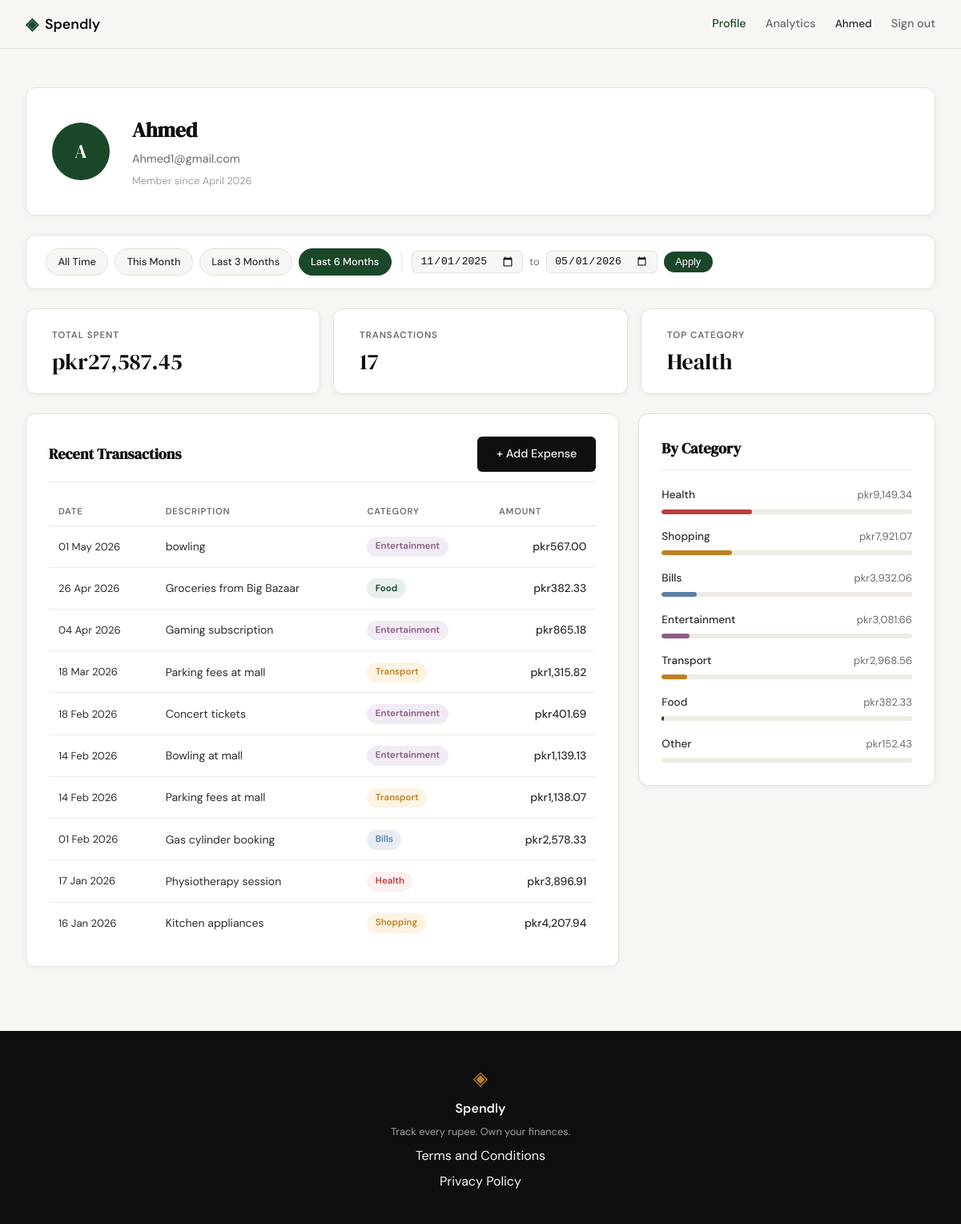
The page /profile?date_from=2025-11-01&date_to=2026-05-01 (signed in) on the database its author committed.
### tables this page shows
CREATE TABLE users (
            id INTEGER PRIMARY KEY AUTOINCREMENT,
            name TEXT NOT NULL,
            email TEXT UNIQUE NOT NULL,
            password_hash TEXT NOT NULL,
            created_at TEXT DEFAULT (datetime('now')));

CREATE TABLE expenses (
            id INTEGER PRIMARY KEY AUTOINCREMENT,
            user_id INTEGER NOT NULL REFERENCES users(id),
            amount REAL NOT NULL,
            category TEXT NOT NULL,
            date TEXT NOT NULL,
            description TEXT,
            created_at TEXT DEFAULT (datetime('now')));

### app.py (the view)
@app.route("/profile")
def profile():
    if not session.get("user_id"):
        return redirect(url_for("login"))
    uid = session["user_id"]
    today = date.today()
    date_from = _parse_date(request.args.get("date_from"))
    date_to = _parse_date(request.args.get("date_to"))
    if date_from and date_to and date_from > date_to:
        flash("Start date must be before end date.", "error")
        date_from = date_to = None
    today_str = today.isoformat()
    this_month_from = today.replace(day=1).isoformat()
    this_month_to = today.replace(
        day=calendar.monthrange(today.year, today.month)[1]
    ).isoformat()
    presets = {
        "this_month": {"date_from": this_month_from, "date_to": this_month_to},
        "last_3":     {"date_from": _months_ago(today, 3), "date_to": today_str},
        "last_6":     {"date_from": _months_ago(today, 6), "date_to": today_str},
    }
    return render_template(
        "profile.html",
        user=get_user_by_id(uid),
        stats=get_summary_stats(uid, date_from, date_to),
        expenses=get_recent_transactions(uid, date_from=date_from, date_to=date_to),
        categories=get_category_breakdown(uid, date_from, date_to),
        date_from=date_from,
        date_to=date_to,
        presets=presets,
    )

### app.py (called while the page is built)
def _parse_date(val):
    try:
        datetime.strptime(val, "%Y-%m-%d")
        return val
    except (ValueError, TypeError):
        return None

def _months_ago(today, n):
    m, y = today.month - n, today.year
    while m <= 0:
        m += 12
        y -= 1
    return date(y, m, 1).isoformat()

### database/db.py (called while the page is built)
def get_db():
    conn = sqlite3.connect(DB_PATH)
    conn.row_factory = sqlite3.Row
    conn.execute("PRAGMA foreign_keys = ON")
    return conn

### database/queries.py (called while the page is built)
def _build_date_filter(date_from, date_to):
    if date_from and date_to:
        return "AND date BETWEEN ? AND ?", [date_from, date_to]
    return "", []

def get_user_by_id(user_id):
    conn = get_db()
    row = conn.execute(
        "SELECT id, name, email, created_at FROM users WHERE id = ?",
        (user_id,),
    ).fetchone()
    conn.close()
    if row is None:
        return None
    name = row["name"]
    initials = "".join(w[0].upper() for w in name.split() if w)
    member_since = datetime.strptime(row["created_at"], "%Y-%m-%d %H:%M:%S").strftime("%B %Y")
    return {
        "name": name,
        "email": row["email"],
        "initials": initials,
        "member_since": member_since,
    }

def get_recent_transactions(user_id, limit=10, date_from=None, date_to=None):
    date_clause, date_params = _build_date_filter(date_from, date_to)
    params = [user_id] + date_params + [limit]
    conn = get_db()
    rows = conn.execute(
        "SELECT date, description, category, amount "
        "FROM expenses "
        "WHERE user_id = ? "
        + date_clause +
        " ORDER BY date DESC, id DESC "
        "LIMIT ?",
        params,
    ).fetchall()
    conn.close()
    return [
        {
            "date": datetime.strptime(row["date"], "%Y-%m-%d").strftime("%d %b %Y"),
            "description": row["description"],
            "category": row["category"],
            "amount": "{:,.2f}".format(row["amount"]),
        }
        for row in rows
    ]

### templates/profile.html (shortened to what this page needs)
{% extends "base.html" %}
{% block head %}
<link rel="stylesheet" href="{{ url_for('static', filename='css/profile.css') }}">
{% endblock %}
{% block content %}
<div class="profile-page">
    <div class="profile-inner">
        <div class="profile-header-card">
            <div class="profile-avatar">{{ user.initials }}</div>
            <div class="profile-info">
                <h1 class="profile-name">{{ user.name }}</h1>
                <p class="profile-email">{{ user.email }}</p>
                <p class="profile-since">Member since {{ user.member_since }}</p>
            </div>
        </div>
        <div class="filter-bar">
            <div class="filter-presets">
                <a href="{{ url_for('profile') }}"
                   class="filter-preset-btn{% if not date_from and not date_to %} filter-preset-btn--active{% endif %}">
                    All Time
                </a>
                <a href="{{ url_for('profile', date_from=presets.this_month.date_from, date_to=presets.this_month.date_to) }}"
                   class="filter-preset-btn{% if date_from == presets.this_month.date_from and date_to == presets.this_month.date_to %} filter-preset-btn--active{% endif %}">
                    This Month
                </a>
                <a href="{{ url_for('profile', date_from=presets.last_3.date_from, date_to=presets.last_3.date_to) }}"
                   class="filter-preset-btn{% if date_from == presets.last_3.date_from and date_to == presets.last_3.date_to %} filter-preset-btn--active{% endif %}">
                    Last 3 Months
                </a>
                <a href="{{ url_for('profile', date_from=presets.last_6.date_from, date_to=presets.last_6.date_to) }}"
                   class="filter-preset-btn{% if date_from == presets.last_6.date_from and date_to == presets.last_6.date_to %} filter-preset-btn--active{% endif %}">
                    Last 6 Months
                </a>
            </div>
            <form class="filter-form" method="GET" action="{{ url_for('profile') }}">
                <input type="date" name="date_from" class="filter-date-input"
                       value="{{ date_from or '' }}">
                <span class="filter-to-label">to</span>
                <input type="date" name="date_to" class="filter-date-input"
                       value="{{ date_to or '' }}">
                <button type="submit" class="filter-apply-btn">Apply</button>
            </form>
        </div>
        <div class="profile-stats">
            <div class="stat-card">
                <span class="stat-label">Total Spent</span>
                <span class="stat-value">pkr{{ stats.total }}</span>
            </div>
            <div class="stat-card">
                <span class="stat-label">Transactions</span>
                <span class="stat-value">{{ stats.count }}</span>
            </div>
            <div class="stat-card">
                <span class="stat-label">Top Category</span>
                <span class="stat-value">{{ stats.top_category }}</span>
            </div>
        </div>
        <div class="profile-grid">
            <div class="profile-section">
                <div class="section-title-row">
                    <h2 class="section-title">Recent Transactions</h2>
                    <a href="{{ url_for('add_expense') }}" class="btn-primary">+ Add Expense</a>
                </div>
                <div class="tx-table-wrapper">
                    <table class="tx-table">
                        <thead>
                            <tr>
                                <th>Date</th>
                                <th>Description</th>
                                <th>Category</th>
                                <th class="tx-amount-col">Amount</th>
                            </tr>
                        </thead>
                        <tbody>
                            {% for tx in expenses %}
                            <tr>
                                <td class="tx-date">{{ tx.date }}</td>
                                <td class="tx-desc">{{ tx.description }}</td>
                                <td>
                                    <span class="cat-badge cat-badge--{{ tx.category | lower }}">
                                        {{ tx.category }}
                                    </span>
                                </td>
                                <td class="tx-amount">pkr{{ tx.amount }}</td>
                            </tr>
                            {% endfor %}
                        </tbody>
                    </table>
                </div>
            </div>
            <div class="profile-section">
                <h2 class="section-title">By Category</h2>
                <div class="category-list">
                    {% for cat in categories %}
                    <div class="cat-row">
                        <div class="cat-row-header">
                            <span class="cat-row-name">{{ cat.name }}</span>
                            <span class="cat-row-amount">pkr{{ cat.amount }}</span>
                        </div>
                        <div class="cat-bar-track">
                            <div class="cat-bar cat-bar--{{ cat.name | lower }}"
                                 style="width: {{ cat.percent }}%"></div>
                        </div>
                    </div>
                    {% endfor %}
                </div>
            </div>
        </div>
    </div>
</div>
{% endblock %}

### templates/base.html (shortened to what this page needs)
<!DOCTYPE html>
<html lang="en">
<head>
    <link rel="stylesheet" href="{{ url_for('static', filename='css/style.css') }}">
    {% block head %}{% endblock %}
</head>
<body>
    <nav class="navbar">
        <div class="nav-inner">
            <a href="{{ url_for('landing') }}" class="nav-brand">
                <span class="brand-icon">◈</span>
                <span class="brand-name">Spendly</span>
            </a>
            <div class="nav-links">
                {% if session.user_id %}
                <a href="{{ url_for('profile') }}" class="{% if request.endpoint == 'profile' %}nav-link-active{% endif %}">Profile</a>
                <a href="{{ url_for('analytics') }}" class="{% if request.endpoint == 'analytics' %}nav-link-active{% endif %}">Analytics</a>
                <span class="nav-username">{{ session.user_name }}</span>
                <a href="{{ url_for('logout') }}">Sign out</a>
                {% else %}
                <a href="{{ url_for('login') }}">Sign in</a>
                <a href="{{ url_for('register') }}" class="nav-cta">Get started</a>
                {% endif %}
            </div>
        </div>
    </nav>
    <main class="main-content">
        {% block content %}{% endblock %}
    </main>
    <footer class="footer">
        <div class="footer-inner">
            <span class="brand-icon">◈</span>
            <span class="footer-name">Spendly</span>
            <p class="footer-copy">Track every rupee. Own your finances.</p>
            <a href="/terms">Terms and Conditions</a>
            <a href="/privacy">Privacy Policy</a>
        </div>
    </footer>
</body>
</html>

### static/css/style.css (style rules this page uses)
:root { --ink: #0f0f0f; --ink-soft: #2d2d2d; --ink-muted: #6b6b6b; --ink-faint: #a0a0a0; --paper: #f7f6f3; --paper-warm: #f0ede6; --paper-card: #ffffff; --accent: #1a472a; --accent-light: #e8f0eb; --accent-2: #c17f24; --accent-2-light: #fdf3e3; --danger: #c0392b; --danger-light: #fdecea; --border: #e4e1da; --border-soft: #eeebe4; --font-display: 'DM Serif Display', Georgia, serif; --font-body: 'DM Sans', system-ui, sans-serif; --max-width: 1200px; --auth-width: 440px; --radius-sm: 6px; --radius-md: 12px; --radius-lg: 20px; }
*, *::before, *::after { box-sizing: border-box; margin: 0; padding: 0; }
html { font-size: 16px; scroll-behavior: smooth; }
body { background: var(--paper); color: var(--ink); font-family: var(--font-body); font-size: 1rem; line-height: 1.6; -webkit-font-smoothing: antialiased; }
a { color: inherit; text-decoration: none; }
.navbar { position: sticky; top: 0; z-index: 100; background: var(--paper); border-bottom: 1px solid var(--border); padding: 0 2rem; }
.nav-inner { max-width: var(--max-width); margin: 0 auto; height: 60px; display: flex; align-items: center; justify-content: space-between; }
.nav-brand { display: flex; align-items: center; gap: 0.5rem; font-family: var(--font-body); font-weight: 600; font-size: 1.1rem; color: var(--ink); }
.brand-icon { color: var(--accent); font-size: 1.3rem; }
.brand-name { color: var(--ink); }
.nav-links { display: flex; align-items: center; gap: 1.5rem; font-size: 0.9rem; font-weight: 500; }
.nav-links a { color: var(--ink-muted); transition: color 0.2s; }
.nav-link-active { color: var(--accent) !important; font-weight: 500; }
.main-content { min-height: calc(100vh - 60px - 100px); }
.btn-primary { display: inline-block; background: var(--ink); color: var(--paper); padding: 0.65rem 1.5rem; border-radius: var(--radius-sm); font-family: var(--font-body); font-size: 0.9rem; font-weight: 500; cursor: pointer; border: none; transition: background 0.2s; text-decoration: none; }
.footer { background: var(--ink); color: var(--paper); padding: 2.5rem 2rem; text-align: center; }
.footer-inner { display: flex; flex-direction: column; align-items: center; gap: 0.4rem; }
.footer .brand-icon { color: var(--accent-2); font-size: 1.5rem; }
.footer-name { font-weight: 600; font-size: 1rem; }
.footer-copy { font-size: 0.8rem; color: var(--ink-faint); }

### rows shown on the page
users: user_name "Ahmed", name "Ahmed", email "Ahmed1@gmail.com"
expenses: date "01 May 2026", description "bowling", category "Entertainment", amount "567.00"
expenses: date "26 Apr 2026", description "Groceries from Big Bazaar", category "Food", amount "382.33", name "Food", {{ cat.percent }} 1 (drawn)
expenses: date "04 Apr 2026", description "Gaming subscription", category "Entertainment", amount "865.18"
expenses: date "18 Mar 2026", description "Parking fees at mall", category "Transport", amount "1,315.82"
expenses: date "18 Feb 2026", description "Concert tickets", category "Entertainment", amount "401.69"
expenses: date "14 Feb 2026", description "Bowling at mall", category "Entertainment", amount "1,139.13"
expenses: date "14 Feb 2026", description "Parking fees at mall", category "Transport", amount "1,138.07"
expenses: date "01 Feb 2026", description "Gas cylinder booking", category "Bills", amount "2,578.33"
expenses: date "17 Jan 2026", description "Physiotherapy session", category "Health", amount "3,896.91"
expenses: date "16 Jan 2026", description "Kitchen appliances", category "Shopping", amount "4,207.94"
expenses: name "Other", amount "152.43"

### other values the page prints
{{ user.initials }} "A"
{{ user.member_since }} "April 2026"
{{ stats.total }} "27,587.45"
{{ stats.count }} "17"
{{ stats.top_category }} "Health"
{{ cat.name }} "Health" "Shopping" "Bills" "Entertainment" "Transport"
{{ cat.amount }} "9,149.34" "7,921.07" "3,932.06" "3,081.66" "2,968.56"
